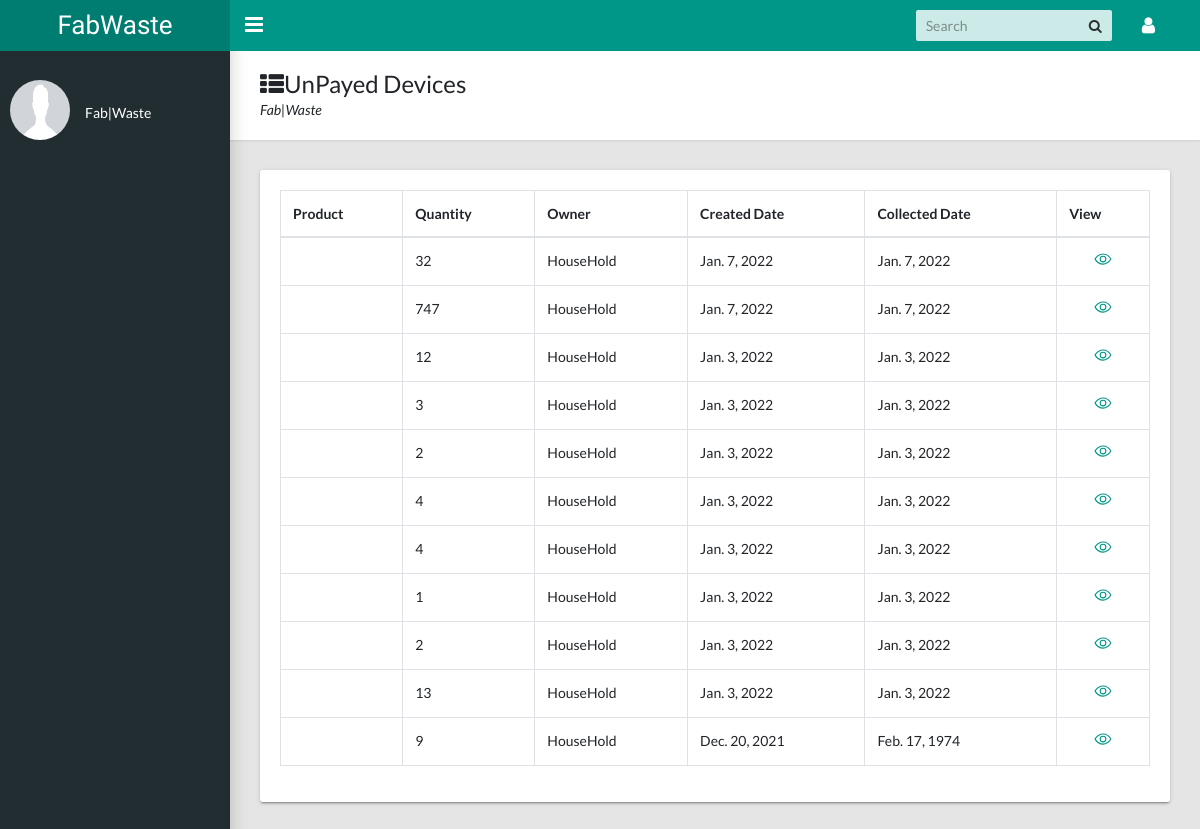
Before: /dashboard/un-payed with the older database file.
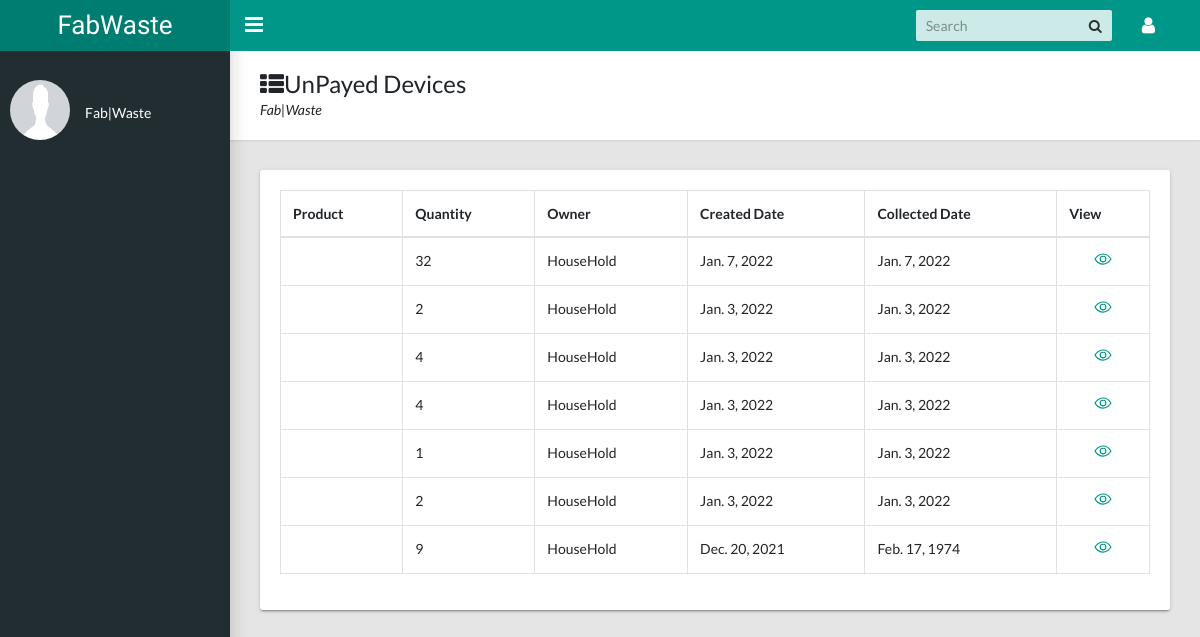
After: the same page with the newer database file.
### products/models.py (models this page shows, shortened)
class Product(models.Model):
    AVAILABILITY = (
        ('Available', 'Available'),
        ('UnAvailable', 'UnAvailable'),
    )
    STATUS = (
        ('Collected', 'Collected'),
        ('Pending', 'Pending'), ('Denied', 'Denied'),
    )
    PRO_CATEGORY = (
        ('Published', 'Published'),
        ('Waste', 'Waste')
    )
    user = models.ForeignKey(UsersAccount, on_delete=models.DO_NOTHING)
    category = models.ForeignKey(Category, on_delete=models.DO_NOTHING)
    product_name = models.CharField(max_length=100)
    product_image = models.ImageField(upload_to='media')
    description = models.TextField()
    created_date = models.DateField(auto_now_add=True)
    collected_date = models.DateField()
    quantity = models.IntegerField()
    status = models.CharField(max_length=10, choices=STATUS, default='Pending')
    availability = models.CharField(max_length=20, choices=AVAILABILITY, default='Available')
    available_quantity = models.IntegerField(default=0)
    published = models.BooleanField(default=False)
    pro_category = models.CharField(max_length=20, choices=PRO_CATEGORY, default=None, null=True)
    payed = models.BooleanField(default=False)
    desired_price = models.DecimalField(max_digits=10, decimal_places=0, default=0)
    buying_price = models.DecimalField(max_digits=10, decimal_places=0, default=0)
    selling_price = models.DecimalField(max_digits=10, decimal_places=0, default=0)
    district = models.ForeignKey(District, on_delete=models.SET_NULL, null=True)
    sector = models.CharField(max_length=100)
    cell = models.CharField(max_length=100)
    village = models.CharField(max_length=100)
    road_number = models.CharField(max_length=100, null=True, blank=True)
    house_number = models.CharField(max_length=100, null=True, blank=True)
    location_description = models.TextField(max_length=150, null=True, blank=True)
    class Meta:
        ordering = ['-created_date']

### userauth/models.py (models this page shows, shortened)
class UsersAccount(AbstractBaseUser, PermissionsMixin):
    email = models.EmailField(verbose_name='Email Address', unique=True)
    full_name = models.CharField(max_length=50)
    mobile = models.CharField(max_length=12, blank=True)
    is_active = models.BooleanField(default=False)
    is_staff = models.BooleanField(default=False)
    is_house_hold = models.BooleanField(default=False)
    is_agent = models.BooleanField(default=False)
    is_manufacture = models.BooleanField(default=False)
    is_admin = models.BooleanField(default=False)
    location = models.ForeignKey(District, on_delete=models.DO_NOTHING, null=True, blank=True, default=1)
    created = models.DateTimeField(auto_now_add=True)
    updated = models.DateTimeField(auto_now=True)
    objects = CustomAccountManager()
    USERNAME_FIELD = 'email'
    REQUIRED_FIELDS = ['full_name']
    class Meta:
        verbose_name = 'Account'
        verbose_name_plural = 'Account'

### dashboard/views.py (the view)
# urls.py: path('un-payed', un_payed_devices, name='un_payed'),
def un_payed_devices(request):
    devices = Product.objects.filter(payed=False).exclude(status='Collected')
    context = {
        'devices': devices,
    }
    return render(request, 'dashboard/not_payed_devices.html', context)

### templates/dashboard/not_payed_devices.html (shortened to what this page needs)
{% extends 'dashboard/dashboard.html' %}
{% load static %}
{% block dashboard_content %}
    <main class="app-content">
      <div class="app-title">
        <div>
          <h1><i class="fa fa-th-list"></i>UnPayed Devices</h1>
          <p>Fab|Waste</p>
        </div>
      </div>
      <div class="row">
        <div class="col-md-12">
          <div class="tile">
            <div class="tile-body">
              <div class="table-responsive">
                <table class="table table-hover table-bordered" id="sampleTable">
                  <thead>
                    <tr>
                      <th>Product</th>
                      <th>Quantity</th>
                      <th>Owner</th>
                      <th>Created Date</th>
                      <th>Collected Date</th>
                      <th>View</th>
                    </tr>
                  </thead>
                  <tbody>
                    {% for device in devices %}
                        <tr>
                          <td>{{ device.product}}</td>
                          <td>{{ device.quantity}}</td>
                          <td>{{ device.user.full_name}}</td>
                          <td>{{ device.created_date}}</td>
                          <td>{{ device.collected_date}}</td>
                          <td>
                            <div class="text-center">
                              <a href=""><ion-icon name="eye-outline" style="font-size: large"></ion-icon></a>
                            </div>
                          </td>
                        </tr>
                    {% endfor %}
                  </tbody>
                </table>
              </div>
            </div>
          </div>
        </div>
      </div>
    </main>
{% endblock %}

Changed rows visible on the page:
no longer on this page (row edited): Product: quantity "747", user.full_name "HouseHold", created_date "Jan. 7, 2022", collected_date "Jan. 7, 2022"
no longer on this page (row edited): Product: quantity "12", user.full_name "HouseHold", created_date "Jan. 3, 2022", collected_date "Jan. 3, 2022"
no longer on this page (row edited): Product: quantity "3", user.full_name "HouseHold", created_date "Jan. 3, 2022", collected_date "Jan. 3, 2022"
no longer on this page (row edited): Product: quantity "13", user.full_name "HouseHold", created_date "Jan. 3, 2022", collected_date "Jan. 3, 2022"
